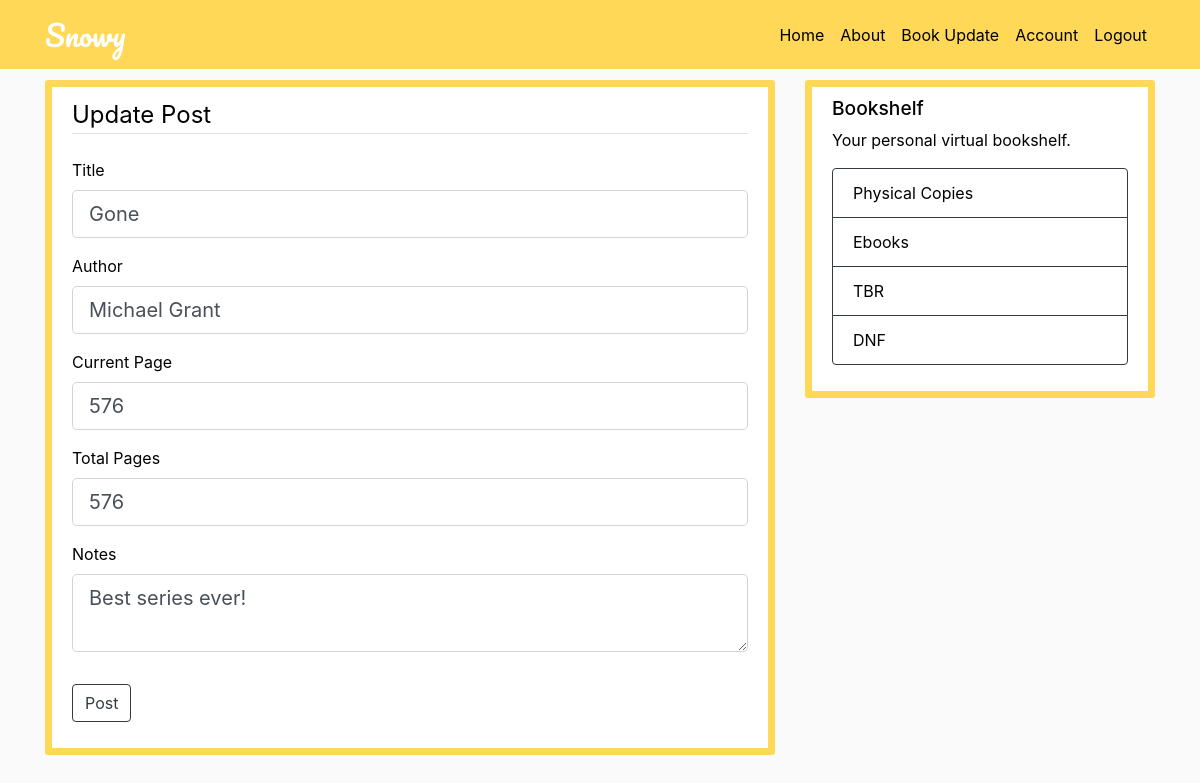
The app's page /post/2/update (signed in) with its own data.
### snowy/models.py (models this page shows, shortened)
class Post(db.Model):
    id = db.Column(db.Integer, primary_key=True)
    title = db.Column(db.String(100), nullable=False)
    cur_page = db.Column(db.String(5), nullable=False)
    total_pages = db.Column(db.String(5), nullable=False)
    book_author = db.Column(db.String(100), nullable=False)
    date_posted = db.Column(db.DateTime, nullable=False,
                            default=datetime.utcnow)
    content = db.Column(db.Text, nullable=False)
    user_id = db.Column(db.Integer, db.ForeignKey('user.id'), nullable=False)

### snowy/routes.py (the view)
@app.route("/post/<int:post_id>/update", methods=['GET', 'POST'])
@login_required
def update_post(post_id):
    post = Post.query.get_or_404(post_id)
    if post.author != current_user:
        abort(403)
    form = PostForm()
    if form.validate_on_submit():
        post.title = form.title.data
        post.cur_page = form.cur_page.data
        post.total_pages = form.total_pages.data
        post.book_author = form.book_author.data
        post.content = form.content.data
        db.session.commit()
        flash('Your post has been updated!', 'success')
        return redirect(url_for('post', post_id=post.id))
    elif request.method == 'GET':
        form.title.data = post.title
        form.cur_page.data = post.cur_page
        form.total_pages.data = post.total_pages
        form.book_author.data = post.book_author
        form.content.data = post.content
    return render_template('create_post.html', title='Update Post',
                           form=form, legend='Update Post')

### snowy/forms.py
class PostForm(FlaskForm):
    title = StringField('Title', validators=[DataRequired()])
    cur_page = StringField('Current Page', validators=[DataRequired()])
    total_pages = StringField('Total Pages', validators=[DataRequired()])
    book_author = StringField('Author', validators=[DataRequired()])
    content = TextAreaField('Notes', validators=[DataRequired()])
    submit = SubmitField('Post')

### snowy/models.py (called while the page is built)
@login_manager.user_loader
def load_user(user_id):
    return User.query.get(int(user_id))

### snowy/templates/create_post.html (shortened to what this page needs)
{% extends "layout.html" %}
{% block content %}
<div class="content-section">
    <form method="POST" action="">
        <fieldset class="form-group">
            <legend class="border-bottom mb-4">{{ legend }}</legend>
            <div class="form-group">
                {{ form.title.label(class="form-control-label") }}
                {% if form.title.errors %}
                    {{ form.title(class="form-control form-control-lg is-invalid") }}
                    <div class="invalid-feedback">
                        {% for error in form.title.errors %}
                            <span>{{ error }}</span>
                        {% endfor %}
                    </div>
                {% else %}
                    {{ form.title(class="form-control form-control-lg") }}
                {% endif %}
            </div>
            <div class="form-group">
                {{ form.book_author.label(class="form-control-label") }}
                {% if form.book_author.errors %}
                    {{ form.book_author(class="form-control form-control-lg is-invalid") }}
                    <div class="invalid-feedback">
                        {% for error in form.book_author.errors %}
                            <span>{{ error }}</span>
                        {% endfor %}
                    </div>
                {% else %}
                    {{ form.book_author(class="form-control form-control-lg") }}
                {% endif %}
            </div>
            <div class="form-group">
                {{ form.cur_page.label(class="form-control-label") }}
                {% if form.cur_page.errors %}
                    {{ form.cur_page(class="form-control form-control-lg is-invalid") }}
                    <div class="invalid-feedback">
                        {% for error in form.cur_page.errors %}
                            <span>{{ error }}</span>
                        {% endfor %}
                    </div>
                {% else %}
                    {{ form.cur_page(class="form-control form-control-lg") }}
                {% endif %}
            </div>
            <div class="form-group">
                {{ form.total_pages.label(class="form-control-label") }}
                {% if form.total_pages.errors %}
                    {{ form.total_pages(class="form-control form-control-lg is-invalid") }}
                    <div class="invalid-feedback">
                        {% for error in form.total_pages.errors %}
                            <span>{{ error }}</span>
                        {% endfor %}
                    </div>
                {% else %}
                    {{ form.total_pages(class="form-control form-control-lg") }}
                {% endif %}
            </div>
            <div class="form-group">
                {{ form.content.label(class="form-control-label") }}
                {% if form.content.errors %}
                    {{ form.content(class="form-control form-control-lg is-invalid") }}
                    <div class="invalid-feedback">
                        {% for error in form.content.errors %}
                            <span>{{ error }}</span>
                        {% endfor %}
                    </div>
                {% else %}
                    {{ form.content(class="form-control form-control-lg") }}
                {% endif %}
            </div>
        </fieldset>
        <div class="form-group">
            {{ form.submit(class="btn btn-outline-dark") }}
        </div>
    </form>
</div>
{% endblock content %}

### snowy/static/main.css (style rules this page uses)
body { background: #fafafa; color: black; margin-top: 5rem; }
.content-section { background: #ffffff; padding: 10px 20px; border: 7px solid #ffd858; border-radius: 3px; margin-bottom: 20px; }

### records on screen
Post: title "Gone", book_author "Michael Grant", cur_page "576", total_pages "576", content "Best series ever!"

### other values on screen
{{ legend }} "Update Post"
